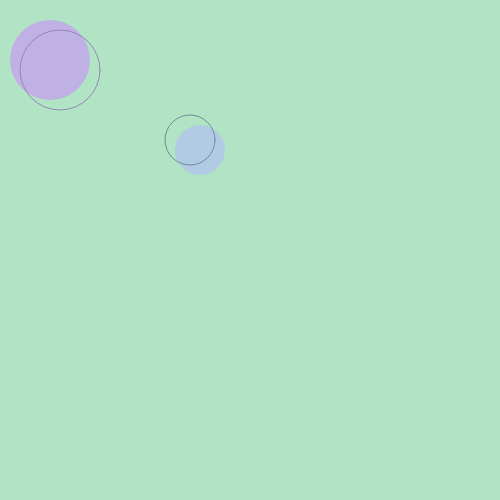
Frame 1 (no input)
Frame 60 (no input): identical to frame 1, image omitted
Frame 120 (the mouse pressed at the canvas centre since frame 60): identical to frame 1, image omitted

The p5.js sketch that drew this single still picture (run headless with seeded random() and noise() and a simulated clock; from frame 60 on, the mouse is pressed at the canvas centre):

// p5.js sketch
// ── sketch.js
function setup() {
    createCanvas(500, 500);
  }
  
  function draw() {
    background("#B1E4C4");

    fill("#C0B1E4");
    noStroke();
    circle(50,60,80);

    noFill();
    stroke("#9486B5");
    strokeWeight(1);
    circle(60,70,80);

    fill("#B1CBE4");
    noStroke();
    circle(200,150,50);

    noFill();
    stroke("#76899B");
    strokeWeight(1);
    circle(190,140,50);

  }
